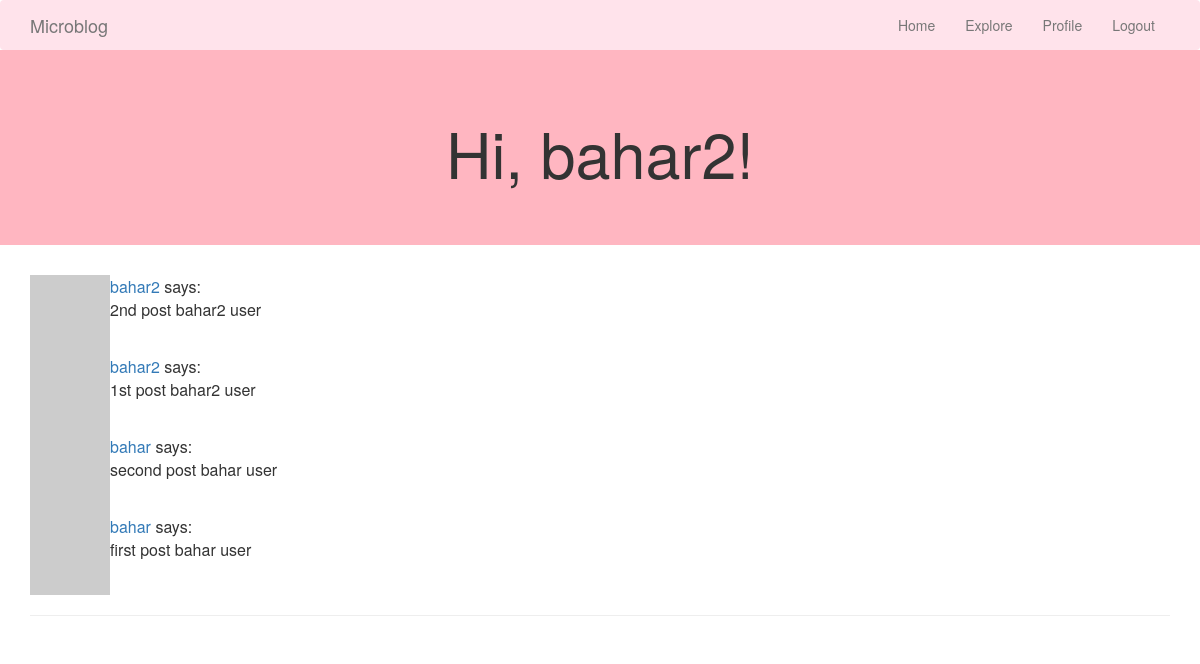
Screenshot of /explore (signed in) with the database file from the repository.
### app/models.py (models this page shows, shortened)
class User(UserMixin, db.Model):
    id = db.Column(db.Integer, primary_key=True)
    username = db.Column(db.String(64), index=True, unique=True)
    email = db.Column(db.String(120), index=True, unique=True)
    password_hash = db.Column(db.String(128))
    posts = db.relationship('Post', backref='author', lazy='dynamic')
    about_me = db.Column(db.String(140))
    last_seen = db.Column(db.DateTime, default=datetime.utcnow)
    def avatar(self, size):
        digest = md5(self.email.lower().encode('utf-8')).hexdigest()
        return 'https://www.gravatar.com/avatar/{}?d=identicon&s={}'.format(
            digest, size)
    followed = db.relationship(
        'User', secondary=followers,
        primaryjoin=(followers.c.follower_id == id),
        secondaryjoin=(followers.c.followed_id == id),
        backref=db.backref('followers', lazy='dynamic'), lazy='dynamic')

class Post(db.Model):
    id = db.Column(db.Integer, primary_key=True)
    body = db.Column(db.String(140))
    timestamp = db.Column(db.DateTime, index=True, default=datetime.utcnow)
    user_id = db.Column(db.Integer, db.ForeignKey('user.id'))

### app/routes.py (the view)
@app.route('/explore')
@login_required
def explore():
    page = request.args.get('page', 1, type=int)
    posts = Post.query.order_by(Post.timestamp.desc()).paginate(
        page, app.config['POSTS_PER_PAGE'], False)
    next_url = url_for('explore', page=posts.next_num) \
        if posts.has_next else None
    prev_url = url_for('explore', page=posts.prev_num) \
        if posts.has_prev else None
    return render_template("index.html", title='Explore', posts=posts.items,
                          next_url=next_url, prev_url=prev_url)

### app/models.py (called while the page is built)
@login.user_loader
def load_user(id):
    return User.query.get(int(id))

### app/routes.py (called while the page is built)
@app.before_request
def before_request():
    if current_user.is_authenticated:
        current_user.last_seen = datetime.utcnow()
        db.session.commit()

### app/templates/index.html (shortened to what this page needs)
{% extends "base.html" %}
{% block content %}
    <div class="jumbotron text-center" style="background-color:#FFB6C1">
    <h1>Hi, {{ current_user.username }}!</h1>
    </div>
    <div class="container" >
    {% for post in posts %}
        {% include '_post.html' %}
    {% endfor %}
    </div>
{% endblock %}

### app/templates/_post.html
    <table>
        <tr valign="top">
            <td><img src="{{ post.author.avatar(36) }}"></td>
            <td>
                <a href="{{ url_for('user', username=post.author.username) }}">
                    {{ post.author.username }}
                </a>
            says:<br>{{ post.body }}</td>
        </tr>
    </table>

### rows the page displays
User: username "bahar2"
Post: author.username "bahar2", body "2nd post bahar2 user"
Post: author.username "bahar2", body "1st post bahar2 user"
Post: author.username "bahar", body "second post bahar user"
Post: author.username "bahar", body "first post bahar user"
